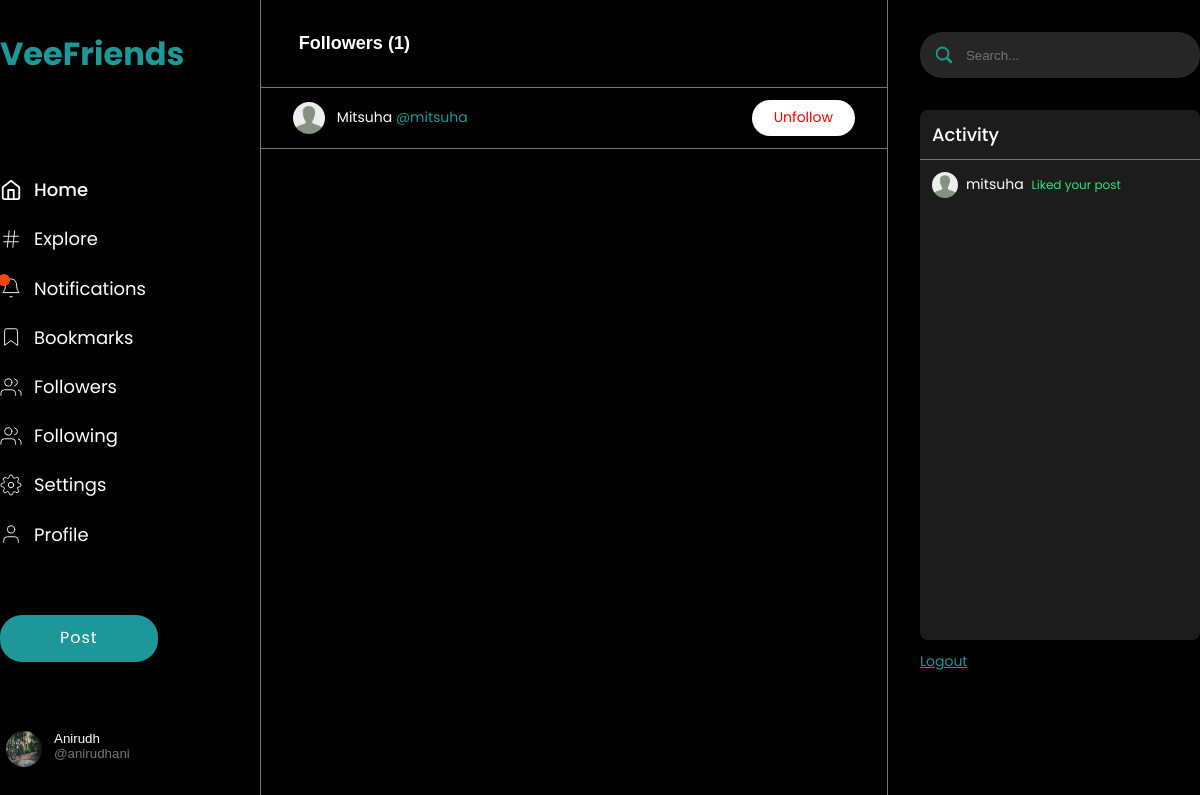
Page /user/followers (signed in) on the committed database.
### accounts/models.py (models this page shows, shortened)
class User(AbstractBaseUser, PermissionsMixin):
    id = models.UUIDField(
        default=uuid.uuid4, primary_key=True, unique=True, editable=False
    )
    username = models.CharField(max_length=60, unique=True)
    email = models.CharField(max_length=255, unique=True)
    name = models.CharField(max_length=60)
    is_superuser = models.BooleanField(default=False)
    is_staff = models.BooleanField(default=False)
    is_active = models.BooleanField(default=True)
    date_joined = models.DateTimeField(auto_now=True)
    objects = UserManager()
    USERNAME_FIELD = "username"
    REQUIRED_FIELDS = ["email", "name"]
    class Meta:
        verbose_name = "User"
        verbose_name_plural = "Users"

class Profile(models.Model):
    user = models.OneToOneField(User, on_delete=models.CASCADE, related_name="profile")
    username = models.CharField(max_length=60)
    name = models.CharField(max_length=60)
    email = models.CharField(max_length=255)
    avatar = models.ImageField(default="default/avatar.jpg", upload_to="profile/")
    cover_picture = models.ImageField(
        default="default/cover_picture.jpg", upload_to="cover/"
    )
    bio = models.TextField(blank=True)
    followers = models.ManyToManyField(
        "self", blank=True, symmetrical=False, related_name="follower"
    )
    following = models.ManyToManyField(
        "self", blank=True, symmetrical=False, related_name="follow"
    )
    created_at = models.DateTimeField(auto_now_add=True)
    updated_at = models.DateTimeField(auto_now=True)
    @property
    def get_absolute_url(self):
        return reverse("profile", kwargs={"username": self.username})
    def __str__(self):
        return self.username
    class Meta:
        verbose_name = "Profile"
        verbose_name_plural = "Profiles"
        ordering = ["-created_at"]

### posts/models.py (models this page shows)
class ActivityMessage(models.Model):
    user = models.ForeignKey(Profile, on_delete=models.CASCADE)
    notification = models.TextField()
    post = models.ForeignKey(Post, on_delete=models.CASCADE, null=True, blank=True)
    created_at = models.DateTimeField(auto_now_add=True)
    updated_at = models.DateTimeField(auto_now=True)
    class Meta:
        verbose_name = "Activity message"
        verbose_name_plural = "Activity messages"

### accounts/views.py (the view)
# urls.py: path("followers", views.followers, name="followers"),
@login_required(login_url="login")
def followers(request):
    user = request.user.profile
    user_followers = user.followers.all()
    context = {"followers": user_followers}
    return render(request, "user/followers.html", context)

### posts/models.py (called while the page is built)
    @property
    def get_absolute_url(self):
        return reverse("view_post", kwargs={"post_id": self.id})

### accounts/templates/user/followers.html (shortened to what this page needs)
{% extends 'main.html' %}{% load static %} {% block content %}
<main id="Followers" class="followers wrapper">
  <div class="followers__grid w-100">
    {% include 'sidebar.html' %}
    <section class="followers__grid__followers">
      <div class="followers_header">
        <button type="button">Followers ({{followers.count}})</button>
      </div>
      <ul class="all_followers">
        {% if followers.count == 0 %}
        <div style="text-align: center; font-size: 22px; padding: 12px">No followers</div>
        {% else %} {% for follower in followers %}
        <li class="flex flex-ai-c flex-jc-sb">
          <div class="flex flex-ai-c flex-jc-s gp-12">
            <a href="{% url 'profile' follower.id %}" class="user-img">
              <img src="{{follower.avatar.url}}" alt="" />
            </a>
            <div>
              <a href="{% url 'profile' follower.id %}" class="name">{{follower.name}}</a>
              <a href="{% url 'profile' follower.id %}" class="username">@{{follower.username}}</a>
            </div>
          </div>
           {% if request.user.profile in follower.followers.all %}
          <a
            href="{% url 'follow' follower.id %}"
            class="follow_btn"
            style="background-color: #fff; color: red"
            >Unfollow</a
          >
          {% endif %}
        </li>
        {% endfor %} {% endif %}
      </ul>
    </section>
    {% include 'activitybar.html' %}
  </div>
</main>
{% endblock %}

### templates/sidebar.html (shortened to what this page needs)
<div class="sidebar py-32">
  <div class="sidebar__logo">
    <a href="{% url 'home' %}"><h1>VeeFriends</h1></a>
  </div>
  <ul class="sidebar__links">
    <li class="link active">
      <a href="{% url 'home' %}">
        <span>Home</span></a
      >
    </li>
    <li class="link">
      <a href="{% url 'search' %}?q="
        >
        <span>Explore</span></a
      >
    </li>
    <li class="link">
      <a href="{% url 'notifications' %}">
        <svg
          xmlns="http://www.w3.org/2000/svg"
          width="24"
          height="24"
          viewBox="0 0 24 24"
          fill="none"
          stroke="currentColor"
          stroke-width="2"
          stroke-linecap="round"
          stroke-linejoin="round"
          class="feather feather-bell"
        >
          <path d="M18 8A6 6 0 0 0 6 8c0 7-3 9-3 9h18s-3-2-3-9"></path>
          <path d="M13.73 21a2 2 0 0 1-3.46 0"></path>
        </svg>
        <span class="notification"></span>
        <span>Notifications</span></a
      >
    </li>
    <li class="link">
      <a href="{% url 'bookmark' %}">
        <svg
          xmlns="http://www.w3.org/2000/svg"
          width="24"
          height="24"
          viewBox="0 0 24 24"
          fill="none"
          stroke="currentColor"
          stroke-width="2"
          stroke-linecap="round"
          stroke-linejoin="round"
          class="feather feather-bookmark"
        >
          <path d="M19 21l-7-5-7 5V5a2 2 0 0 1 2-2h10a2 2 0 0 1 2 2z"></path>
        </svg>
        <span>Bookmarks</span></a
      >
    </li>
    <li class="link">
      <a href="{% url 'followers' %}">
        <span>Followers</span></a
      >
    </li>
    <li class="link">
      <a href="{% url 'followings' %}">
        <span>Following</span></a
      >
    </li>
    <li class="link">
      <a href="{% url 'settings' %}">
        <span>Settings</span></a
      >
    </li>
    <li class="link">
      <a href="{{request.user.profile.get_absolute_url}}">
        <svg
          xmlns="http://www.w3.org/2000/svg"
          width="20"
          height="20"
          viewBox="0 0 24 24"
          fill="none"
          stroke="#000"
          stroke-width="1"
          stroke-linecap="round"
          stroke-linejoin="round"
          class="feather feather-user"
        >
          <path d="M20 21v-2a4 4 0 0 0-4-4H8a4 4 0 0 0-4 4v2"></path>
          <circle cx="12" cy="7" r="4"></circle>
        </svg>
        <span>Profile</span>
      </a>
    </li>
  </ul>
  <div class="sidebar__post-btn">
    <a href="{% url 'create_post' %}">Post</a>
  </div>
  <button type="button" class="sidebar__user flex flex-ai-s flex-jc-s" id="logout-btn">
    <div class="user-img">
      <img src="{{request.user.profile.avatar.url}}" alt="" />
    </div>
    <div class="flex flex-ai-s" style="flex-direction: column">
      <span class="name">{{request.user.profile.name}}</span>
      <span class="username">@{{request.user.profile.username}}</span>
    </div>
  </button>
</div>

### templates/activitybar.html
<div class="rightSidebar py-32">
  <div class="rightSidebar__search">
    <form action="{% url 'search' %}">
      <div class="form-control flex flex-ai-c gp-12">
        <?xml version="1.0" ?><svg
          class="bi bi-search"
          fill="#28a17d"
          height="16"
          viewBox="0 0 16 16"
          width="16"
          xmlns="http://www.w3.org/2000/svg"
        >
          <path
            d="M11.742 10.344a6.5 6.5 0 1 0-1.397 1.398h-.001c.03.04.062.078.098.115l3.85 3.85a1 1 0 0 0 1.415-1.414l-3.85-3.85a1.007 1.007 0 0 0-.115-.1zM12 6.5a5.5 5.5 0 1 1-11 0 5.5 5.5 0 0 1 11 0z"
          />
        </svg>
        <input type="text" placeholder="Search..." name="q" />
      </div>
    </form>
  </div>
  <div class="rightSidebar__activity">
    <div class="title"><span>Activity</span></div>
    <ul id="ActivityBar">
      {% for notify in request.user.profile.activity.message.all %}
      <li>
        <a href="{{notify.post.get_absolute_url}}">
          <div class="user-img">
            <img src="{{notify.user.avatar.url}}" alt="" />
          </div>
          <div class="name"><span>{{notify.user}}</span></div>
          <span class="body accept">{{notify.notification}}</span>
        </a>
      </li>
      {% endfor %}
    </ul>
  </div>
  <div class="rightSidebar__logout_btn">
    {% if request.user.is_authenticated %}
    <a href="{% url 'logout' %}">Logout</a>
    {% else %}
    <a href="{% url 'login' %}">Login</a>
    {% endif %}
  </div>
</div>

### rows in the picture
User: user.profile.avatar (picture), user.profile.name "Anirudh", user.profile.username "anirudhani"
Profile: avatar (placeholder picture), name "Mitsuha", username "mitsuha", shows "Unfollow"
ActivityMessage: user.avatar (placeholder picture), user "mitsuha", notification "Liked your post"

### other values in the picture
{{ followers.count }} "1"
